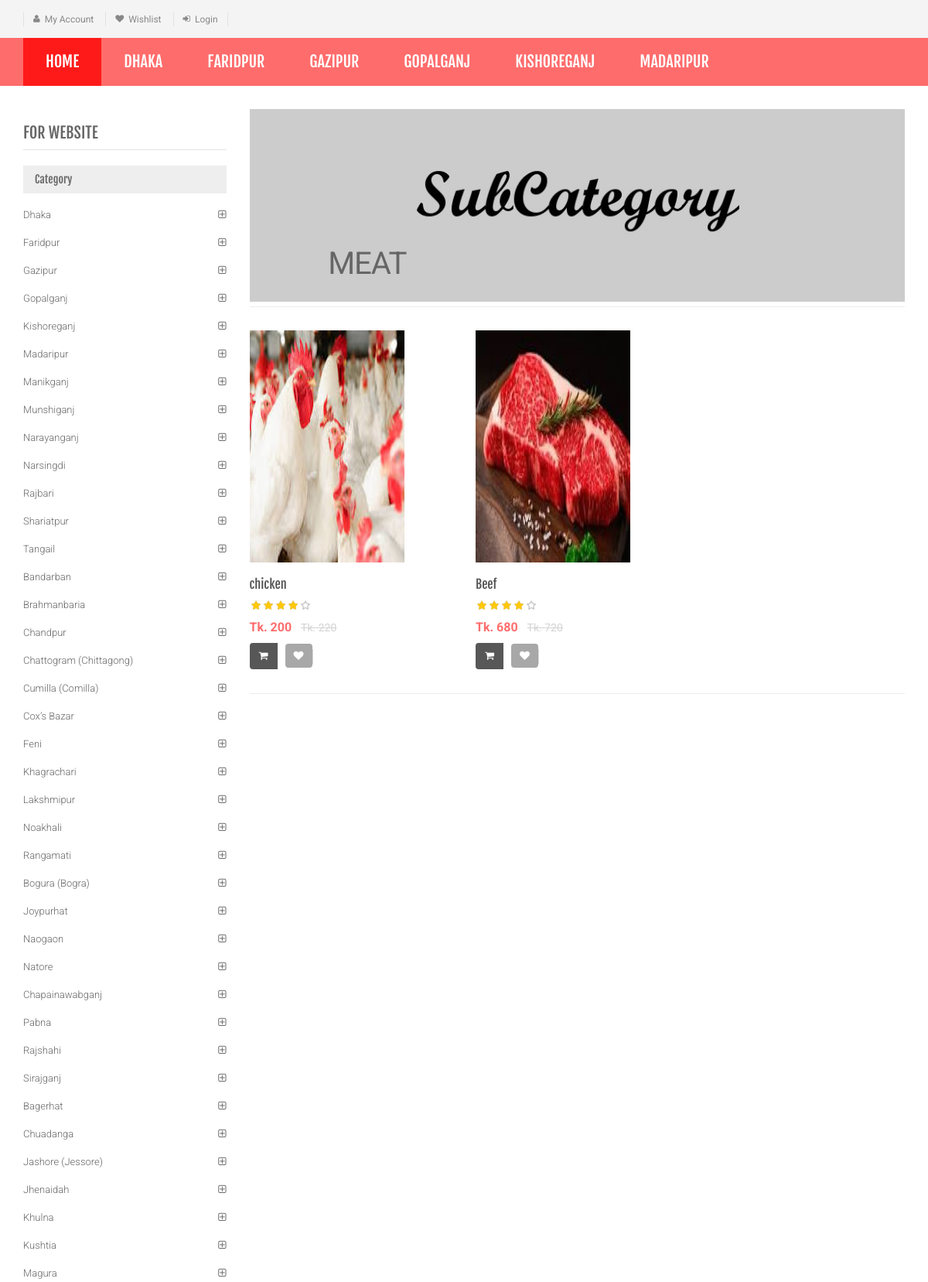
Screenshot of /Food/sub-category.php?scid=17 (upper part) with the database file from the repository.
### tables this page shows
CREATE TABLE `category` (
  `id` int(11) NOT NULL,
  `categoryName` varchar(255) DEFAULT NULL,
  `categoryDescription` longtext DEFAULT NULL,
  `creationDate` timestamp NOT NULL DEFAULT current_timestamp(),
  `updationDate` varchar(255) DEFAULT NULL
);

CREATE TABLE `subcategory` (
  `id` int(11) NOT NULL,
  `categoryid` int(11) DEFAULT NULL,
  `subcategory` varchar(255) DEFAULT NULL,
  `creationDate` timestamp NULL DEFAULT current_timestamp(),
  `updationDate` varchar(255) DEFAULT NULL
);

CREATE TABLE `products` (
  `id` int(11) NOT NULL,
  `category` int(11) NOT NULL,
  `subCategory` int(11) DEFAULT NULL,
  `productName` varchar(255) DEFAULT NULL,
  `productCompany` varchar(255) DEFAULT NULL,
  `productPrice` int(11) DEFAULT NULL,
  `productPriceBeforeDiscount` int(11) DEFAULT NULL,
  `productDescription` longtext DEFAULT NULL,
  `productImage1` varchar(255) DEFAULT NULL,
  `productImage2` varchar(255) DEFAULT NULL,
  `productImage3` varchar(255) DEFAULT NULL,
  `shippingCharge` int(11) DEFAULT NULL,
  `productAvailability` varchar(255) DEFAULT NULL,
  `postingDate` timestamp NULL DEFAULT current_timestamp(),
  `updationDate` varchar(255) DEFAULT NULL
);

### Food/sub-category.php (the view, shortened to what this page needs)
<?php
include('includes/config.php');
$cid=intval($_GET['scid']);
?>
<!DOCTYPE html>
<html lang="en">
	<head>
	    <link rel="stylesheet" href="assets/css/bootstrap.min.css">
	    <link rel="stylesheet" href="assets/css/main.css">
	    <link rel="stylesheet" href="assets/css/red.css">
	    <link rel="stylesheet" href="assets/css/owl.carousel.css">
		<link rel="stylesheet" href="assets/css/owl.transitions.css">
		<link href="assets/css/lightbox.css" rel="stylesheet">
		<link rel="stylesheet" href="assets/css/animate.min.css">
		<link rel="stylesheet" href="assets/css/rateit.css">
		<link rel="stylesheet" href="assets/css/bootstrap-select.min.css">
		<link rel="stylesheet" href="assets/css/config.css">
		<link href="assets/css/green.css" rel="alternate stylesheet" title="Green color">
		<link href="assets/css/blue.css" rel="alternate stylesheet" title="Blue color">
		<link href="assets/css/red.css" rel="alternate stylesheet" title="Red color">
		<link href="assets/css/orange.css" rel="alternate stylesheet" title="Orange color">
		<link href="assets/css/dark-green.css" rel="alternate stylesheet" title="Darkgreen color">
		<link rel="stylesheet" href="assets/css/font-awesome.min.css">
	</head>
    <body class="cnt-home">
<header class="header-style-1">
<?php include('includes/top-header.php');?>
<?php include('includes/menu-bar.php');?>
</header>
<div class="body-content outer-top-xs">
	<div class='container'>
		<div class='row outer-bottom-sm'>
			<div class='col-md-3 sidebar'>
	            <div class="sidebar-module-container">
	            	<h3 class="section-title">For website</h3>
	            	<div class="sidebar-filter">
<div class="sidebar-widget wow fadeInUp outer-bottom-xs ">
	<div class="widget-header m-t-20">
		<h4 class="widget-title">Category</h4>
	</div>
	<div class="sidebar-widget-body m-t-10">
	         <?php $sql=mysqli_query($con,"select id,categoryName  from category");
while($row=mysqli_fetch_array($sql))
{
    ?>
		<div class="accordion">
	    	<div class="accordion-group">
	            <div class="accordion-heading">
	                <a href="category.php?cid=<?php echo $row['id'];?>"  class="accordion-toggle collapsed">
	                   <?php echo $row['categoryName'];?>
	                </a>
	            </div>
	        </div>
	    </div>
	    <?php } ?>
	</div>
</div>
	            	</div>
	            </div>
            </div>
			<div class='col-md-9'>
	<div id="category" class="category-carousel hidden-xs">
		<div class="item">
			<div class="image">
				<img src="assets/images/banners/cat-banner-2.jpg" alt="" class="img-responsive">
			</div>
			<div class="container-fluid">
				<div class="caption vertical-top text-left">
					<div class="big-text">
						<br />
					</div>
					       <?php $sql=mysqli_query($con,"select subcategory  from subcategory where id='$cid'");
while($row=mysqli_fetch_array($sql))
{
    ?>
					<div class="excerpt hidden-sm hidden-md">
						<?php echo htmlentities($row['subcategory']);?>
					</div>
			<?php } ?>
				</div>
			</div>
		</div>
</div>
				<div class="search-result-container">
					<div id="myTabContent" class="tab-content">
						<div class="tab-pane active " id="grid-container">
							<div class="category-product  inner-top-vs">
								<div class="row">
			<?php
$ret=mysqli_query($con,"select * from products where subCategory='$cid'");
$num=mysqli_num_rows($ret);
if($num>0)
{
while ($row=mysqli_fetch_array($ret))
{?>
		<div class="col-sm-6 col-md-4 wow fadeInUp">
			<div class="products">
	<div class="product">
		<div class="product-image">
			<div class="image">
				<a href="product-details.php?pid=<?php echo htmlentities($row['id']);?>"><img  src="assets/images/blank.gif" data-echo="admin/productimages/<?php echo htmlentities($row['id']);?>/<?php echo htmlentities($row['productImage1']);?>" alt="" width="200" height="300"></a>
			</div>
		</div>
		<div class="product-info text-left">
			<h3 class="name"><a href="product-details.php?pid=<?php echo htmlentities($row['id']);?>"><?php echo htmlentities($row['productName']);?></a></h3>
			<div class="rating rateit-small"></div>
			<div class="product-price">
				<span class="price">
					Tk. <?php echo htmlentities($row['productPrice']);?>			</span>
										     <span class="price-before-discount">Tk. <?php echo htmlentities($row['productPriceBeforeDiscount']);?></span>
			</div>
		</div>
					<div class="cart clearfix animate-effect">
				<div class="action">
					<ul class="list-unstyled">
						<li class="add-cart-button btn-group">
						<?php if($row['productAvailability']=='In Stock'){?>
										<button class="btn btn-primary icon" data-toggle="dropdown" type="button">
								<i class="fa fa-shopping-cart"></i>
							</button>
								<?php } else {?>
							<div class="action" style="color:red">No Update </div>
					<?php } ?>
						</li>
		                <li class="lnk wishlist">
							<a class="add-to-cart" href="category.php?pid=<?php echo htmlentities($row['id'])?>&&action=wishlist" title="Wishlist">
								 <i class="icon fa fa-heart"></i>
							</a>
						</li>
					</ul>
				</div>
			</div>
			</div>
			</div>
		</div>
	  <?php } } else {?>
		<div class="col-sm-6 col-md-4 wow fadeInUp"> <h3>No Product Found</h3>
		</div>
<?php } ?>
										</div>
							</div>
						</div>
				</div>
			</div>
		</div></div>
</div>
</div>
</body>
</html>

### Food/includes/menu-bar.php (shortened to what this page needs)
<div class="header-nav animate-dropdown">
    <div class="container">
        <div class="yamm navbar navbar-default" role="navigation">
            <div class="nav-bg-class">
                <div class="navbar-collapse collapse" id="mc-horizontal-menu-collapse">
	<div class="nav-outer">
		<ul class="nav navbar-nav">
			<li class="active dropdown yamm-fw">
				<a href="index.php" data-hover="dropdown" class="dropdown-toggle">Home</a>
			</li>
              <?php $sql=mysqli_query($con,"select id,categoryName  from category limit 6");
while($row=mysqli_fetch_array($sql))
{
    ?>
			<li class="dropdown yamm">
				<a href="category.php?cid=<?php echo $row['id'];?>"> <?php echo $row['categoryName'];?></a>
			</li>
			<?php } ?>
		</ul>
		<div class="clearfix"></div>
	</div>
</div>
            </div>
        </div>
    </div>
</div>

### Food/assets/css/red.css (style rules this page uses)
a { color: #ff6c6c; }
.header-style-1 .header-nav { background: #ff6c6c; }
.cnt-home .header-style-1 .header-nav .navbar .navbar-nav > li.active { background: #ff1a1a; }
.product .product-info .product-price .price { color: #ff6c6c; }
.sidebar .sidebar-module-container .sidebar-widget .sidebar-widget-body .accordion .accordion-group .accordion-heading .accordion-toggle, .sidebar .sidebar-module-container .sidebar-widget .sidebar-widget-body .accordion .accordion-group .accordion-heading .accordion-toggle:hover, .sidebar .sidebar-module-container .sidebar-widget .sidebar-widget-body .accordion .accordion-group .accordion-heading .accordion-toggle:focus, .sidebar .sidebar-module-container .sidebar-widget .sidebar-widget-body .accordion .accordion-group .accordion-heading .accordion-toggle:after { color: #ff6c6c; }

### Food/assets/css/lightbox.css (style rules this page uses)
body:after { content: url(../images/close.png) url(../images/loading.gif) url(../images/prev.png) url(../images/next.png); display: none; }

### Food/assets/css/rateit.css (style rules this page uses)
.rateit { display: -moz-inline-box; display: inline-block; position: relative; -webkit-user-select: none; -khtml-user-select: none; -moz-user-select: none; -o-user-select: none; -ms-user-select: none; user-select: none; -webkit-touch-callout: none; }

### Food/assets/css/green.css (style rules this page uses)
a { color: #abd07e; }
.header-style-1 .header-nav { background: #abd07e; }
.cnt-home .header-style-1 .header-nav .navbar .navbar-nav > li.active { background: #84b943; }
.product .product-info .product-price .price { color: #abd07e; }
.sidebar .sidebar-module-container .sidebar-widget .sidebar-widget-body .accordion .accordion-group .accordion-heading .accordion-toggle, .sidebar .sidebar-module-container .sidebar-widget .sidebar-widget-body .accordion .accordion-group .accordion-heading .accordion-toggle:hover, .sidebar .sidebar-module-container .sidebar-widget .sidebar-widget-body .accordion .accordion-group .accordion-heading .accordion-toggle:focus, .sidebar .sidebar-module-container .sidebar-widget .sidebar-widget-body .accordion .accordion-group .accordion-heading .accordion-toggle:after { color: #abd07e; }

### Food/assets/css/blue.css (style rules this page uses)
a { color: #3498db; }
.header-style-1 .header-nav { background: #3498db; }
.cnt-home .header-style-1 .header-nav .navbar .navbar-nav > li.active { background: #1d6ca1; }
.product .product-info .product-price .price { color: #3498db; }
.sidebar .sidebar-module-container .sidebar-widget .sidebar-widget-body .accordion .accordion-group .accordion-heading .accordion-toggle, .sidebar .sidebar-module-container .sidebar-widget .sidebar-widget-body .accordion .accordion-group .accordion-heading .accordion-toggle:hover, .sidebar .sidebar-module-container .sidebar-widget .sidebar-widget-body .accordion .accordion-group .accordion-heading .accordion-toggle:focus, .sidebar .sidebar-module-container .sidebar-widget .sidebar-widget-body .accordion .accordion-group .accordion-heading .accordion-toggle:after { color: #3498db; }

### Food/assets/css/orange.css (style rules this page uses)
a { color: #f39c12; }
.header-style-1 .header-nav { background: #f39c12; }
.cnt-home .header-style-1 .header-nav .navbar .navbar-nav > li.active { background: #ab6c09; }
.product .product-info .product-price .price { color: #f39c12; }
.sidebar .sidebar-module-container .sidebar-widget .sidebar-widget-body .accordion .accordion-group .accordion-heading .accordion-toggle, .sidebar .sidebar-module-container .sidebar-widget .sidebar-widget-body .accordion .accordion-group .accordion-heading .accordion-toggle:hover, .sidebar .sidebar-module-container .sidebar-widget .sidebar-widget-body .accordion .accordion-group .accordion-heading .accordion-toggle:focus, .sidebar .sidebar-module-container .sidebar-widget .sidebar-widget-body .accordion .accordion-group .accordion-heading .accordion-toggle:after { color: #f39c12; }

### rows the page displays
category: categoryName "DHAKA", categoryName "Dhaka"
category: categoryName "FARIDPUR", categoryName "Faridpur"
category: categoryName "GAZIPUR", categoryName "Gazipur"
category: categoryName "GOPALGANJ", categoryName "Gopalganj"
category: categoryName "KISHOREGANJ", categoryName "Kishoreganj"
category: categoryName "MADARIPUR", categoryName "Madaripur"
category: categoryName "Manikganj"
category: categoryName "Munshiganj"
category: categoryName "Narayanganj"
category: categoryName "Narsingdi"
category: categoryName "Rajbari"
category: categoryName "Shariatpur"
category: categoryName "Tangail"
category: categoryName "Bandarban"
category: categoryName "Brahmanbaria"
category: categoryName "Chandpur"
category: categoryName "Chattogram (Chittagong)"
category: categoryName "Cumilla (Comilla)"
category: categoryName "Cox’s Bazar"
category: categoryName "Feni"
category: categoryName "Khagrachari"
category: categoryName "Lakshmipur"
category: categoryName "Noakhali"
category: categoryName "Rangamati"
category: categoryName "Bogura (Bogra)"
category: categoryName "Joypurhat"
category: categoryName "Naogaon"
category: categoryName "Natore"
category: categoryName "Chapainawabganj"
category: categoryName "Pabna"
category: categoryName "Rajshahi"
category: categoryName "Sirajganj"
category: categoryName "Bagerhat"
category: categoryName "Chuadanga"
category: categoryName "Jashore (Jessore)"
category: categoryName "Jhenaidah"
category: categoryName "Khulna"
category: categoryName "Kushtia"
category: categoryName "Magura"
subcategory: subcategory "MEAT"
products: productImage1 (picture), productName "chicken", productPrice "200", productPriceBeforeDiscount "220", productAvailability "In Stock" (drawn)
products: productImage1 (picture), productName "Beef", productPrice "680", productPriceBeforeDiscount "720", productAvailability "In Stock" (drawn)
